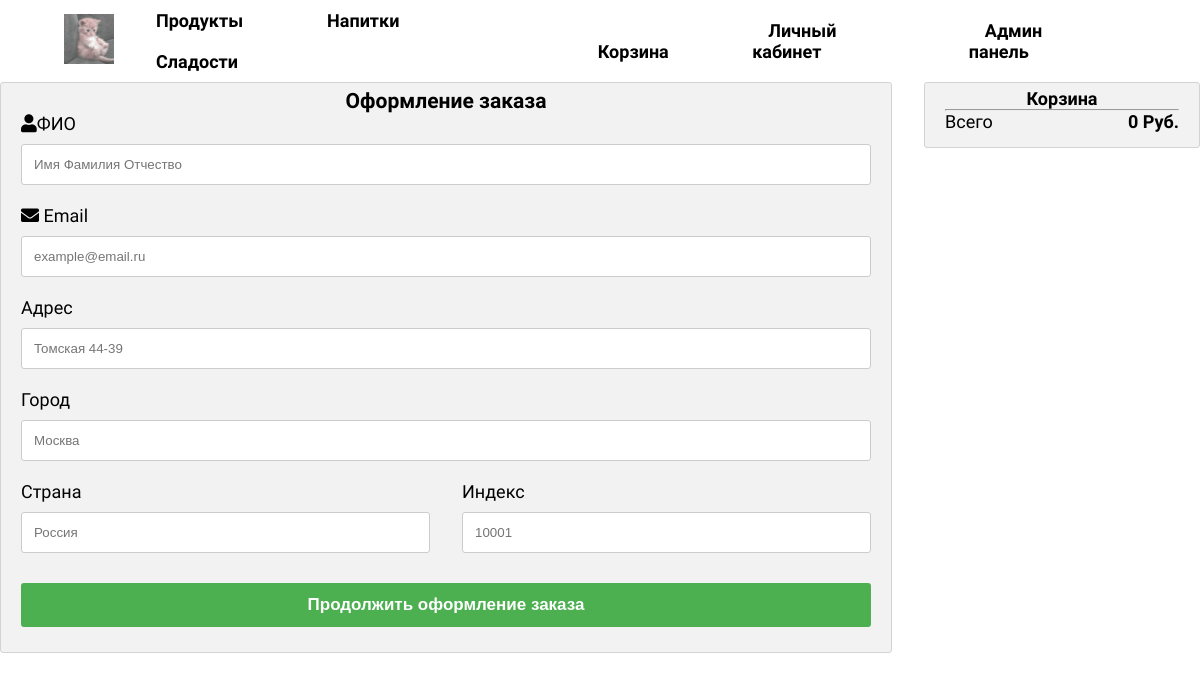
/order/create/ (signed in), run on an earlier commit of the app's database.
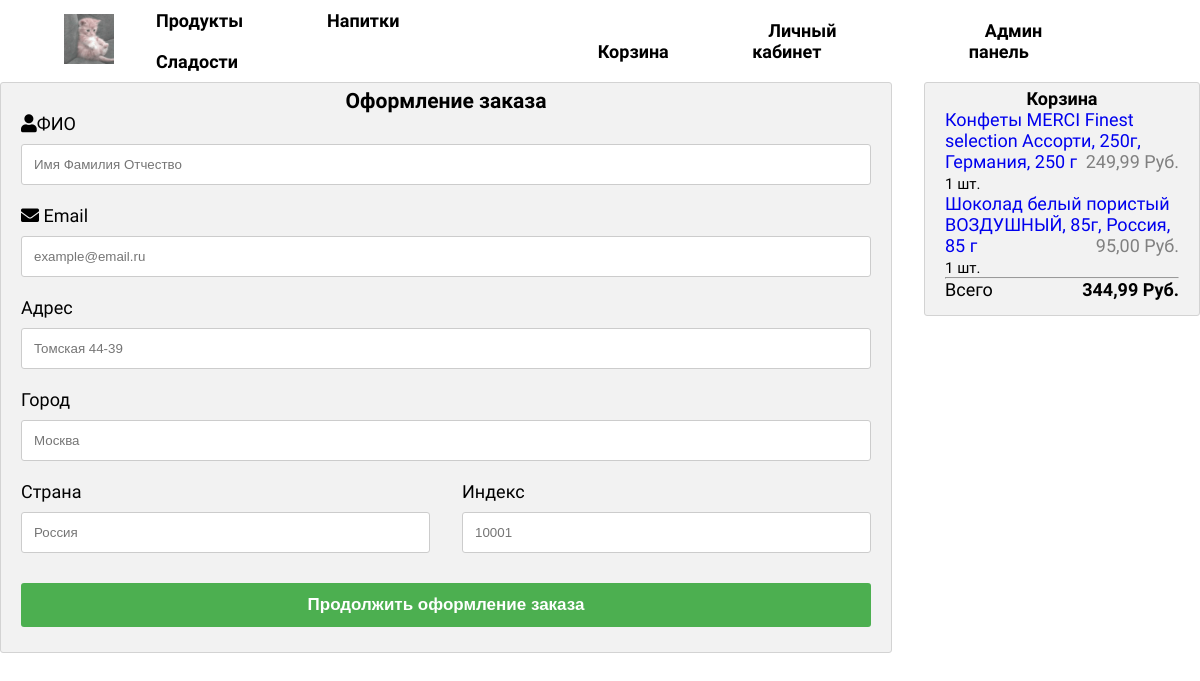
And on a later commit of the database.
### products/models/category/models.py (models this page shows, shortened)
class ProductCategory(BaseModel):
	name = models.CharField(max_length=128, unique=True)
	class Meta:
		verbose_name = "Категория"
		verbose_name_plural = "Категории"

### products/models/basket/models.py (models this page shows, shortened)
class Basket(models.Model):
	user = models.ForeignKey(to=User, on_delete=models.CASCADE)
	product = models.ForeignKey(to=Product, on_delete=models.CASCADE)
	quantity = models.PositiveIntegerField(default=0)
	objects = BasketQuerySet.as_manager()
	def sum(self):
		return self.product.price * self.quantity

### products/models/product/models.py (models this page shows, shortened)
class Product(BaseModel):
	name = models.CharField(max_length=256, unique=True)
	decription = models.TextField()
	price = models.DecimalField(max_digits=6, decimal_places=2)
	quantity = models.PositiveIntegerField(default=0)
	image = models.ImageField(upload_to="photos/%Y/%m/%d/")
	stripe_product_price_id = models.CharField(max_length=256, null=True, blank=True)
	subcategory = models.ForeignKey(to=ProductSubCategory, on_delete=models.CASCADE)
	class Meta:
		verbose_name = "Продукт"
		verbose_name_plural = "Продукты"

### orders/views.py (the view, shortened to what this page needs)
# urls.py: urlpatterns = [path('create/', OrderCreateView.as_view(), name='create'),
class OrderCreateView(TitleMixin, CreateView):
	template_name = 'orders/order_create.html'
	form_class = OrederForm
	success_url = reverse_lazy('orders:create')
	title = 'Оформление заказа'

### orders/forms.py
class OrederForm(forms.ModelForm):
	fio = forms.CharField(widget=forms.TextInput(attrs={
		'name': 'firstname', 'placeholder': 'Имя Фамилия Отчество'}))
	email = forms.CharField(widget=forms.TextInput(attrs={
		'name':'email','placeholder':'example@email.ru'}))
	addres = forms.CharField(widget=forms.TextInput(attrs={
		'name':'address','placeholder':'Томская 44-39'}))
	city = forms.CharField(widget=forms.TextInput(attrs={
		'name':'city','placeholder':'Москва'}))
	country = forms.CharField(widget=forms.TextInput(attrs={
		'name':'state','placeholder':'Россия'}))
	zip_code = forms.CharField(widget=forms.TextInput(attrs={
		'name':'zip','placeholder':'10001'}))
	class Meta:
		model = Order
		fields = ('fio', 'email', 'addres', 'city', 'country', 'zip_code')

### common/views.py (called while the page is built)
	def get_context_data(self, **kwargs):
		context = super(TitleMixin, self).get_context_data(**kwargs)
		context['title'] = self.title
		return context

### products/models/basket/models.py (called while the page is built)
	def total_sum(self):
		return sum(basket.sum() for basket in self)

### products/utils/context_processors.py (called while the page is built)
def category_context(request):
    return {'categories': ProductCategory.objects.all(),
            'subcategories': ProductSubCategory.objects.all(),}

### orders/templates/orders/order_create.html (shortened to what this page needs)
{% extends "products/base.html" %}
{% block content %}
{% load static %}
<link rel='stylesheet' href='{% static "products/css/style_order_create.css" %}'>
{% if user.is_verified_email %}
<div class="row">
    <div class="col-75">
        <div class="container">
            <form action="{% url 'orders:create' %}" method="post">
                <div class="row">
                    <div class="col-50">
                        <h3>
                            <center>Оформление заказа</center>
                        </h3>
                        <label for="{{ form.fio.id_for_labe }}"><i class="fa fa-user"></i>ФИО</label>
                        {{ form.fio }}
                        <label for="{{ form.email.id_for_labe }}"><i class="fa fa-envelope"></i> Email</label>
                        {{ form.email }}
                        <label for="{{ form.addres.id_for_labe }}">Адрес</label>
                        {{ form.addres }}
                        <label for="{{ form.city.id_for_labe }}">Город</label>
                        {{ form.city }}
                        <div class="row">
                            <div class="col-50">
                                <label for="{{ form.country.id_for_labe }}">Страна</label>
                                {{ form.country }}
                            </div>
                            <div class="col-50">
                                <label for="{{ form.zip_code.id_for_labe }}">Индекс</label>
                                {{ form.zip_code }}
                            </div>
                        </div>
                    </div>
                </div>
                <input type="submit" value="Продолжить оформление заказа" class="btn">
            </form>
        </div>
    </div>
    <div class="col-25">
        <div class="container">
            <h4>
                <center>Корзина</center>
            </h4>
            {% for basket in baskets %}
            <p><a href="{% url 'products' basket.product.id %}">{{ basket.product.name }}</a> <span class="price">{{ basket.product.price }} Руб.</span>
            </p>
            <small class="text-muted">{{ basket.quantity }} шт.</small>
            {% endfor %}
            <hr>
            <p>Всего <span class="price" style="color:black"><b>{{ baskets.total_sum }} Руб.</b></span></p>
        </div>
    </div>
</div>
{% else %}
<h1><center>Для совершения покупок необходимо потдвердить свой аккаунт через email</center></h1>
{% endif %}
{% endblock %}

### products/templates/products/base.html (shortened to what this page needs)
{% load static %}
<!DOCTYPE html>
<html lang="en">
<head>
    <link rel="stylesheet" href="https://cdnjs.cloudflare.com/ajax/libs/font-awesome/5.15.4/css/all.min.css"
/>
    <link href='https://unpkg.com/boxicons@2.1.4/css/boxicons.min.css' rel='stylesheet'>
    <link rel='stylesheet' href='{% static "products/css/styles.css" %}'>
</head>
<header>
    <nav class="navigation">
        <div class="logo">
            <a href="/"><img src="{% static 'products/img/logo.jpg' %}" alt="Logo"></a>
        </div>
        <ul class="mmenuu">
            {% for category in categories %}
            <li class="nav-item">
                <a class="item">{{category.name}}</a>
            </li>
            {% endfor %}
        </ul>
        <div class="icons">
            {% if user.is_authenticated %}
            <li class="nav-item">
                <a href="{% url 'basket' %}">Корзина</a>
            </li>
            <li class="nav-item">
                <a href="{% url 'users:profile' user.id %}">Личный кабинет</a>
            </li>
            {% if user.is_superuser or user.is_staff %}
            <li class="nav-item">
                <a href="{% url 'admin:index' %}">Админ панель</a>
            </li>
            {% endif %}
            {% else %}
            <li class="nav-item">
                <a href="{% url 'users:login' %}">Войти</a>
            </li>
            {% endif %}
        </div>
    </nav>
</header>
<body>
{% block content %}
{% endblock %}
</body>
</html>

What changed in the data, as far as the page shows it:
added Basket: product.name "Конфеты MERCI Finest selection Ассорти, 250г, Германия, 250 г", product.price "249,99", quantity "1", total_sum "344,99"
added Basket: product.name "Шоколад белый пористый ВОЗДУШНЫЙ, 85г, Россия, 85 г", product.price "95,00", quantity "1"
Also different on the page:
{{ baskets.total_sum }}: "0" → (not shown)
